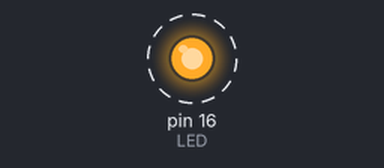
A sketch run on a simulated Arduino Uno, built with avr-gcc and run on an emulated ATmega328P. Shown: output pins drawn as LEDs (lit = HIGH). Dashed ring = blinking.

Above: at 0.05 s.
Timing chart, 0 to 3.0 s (numbered marks = the images above):
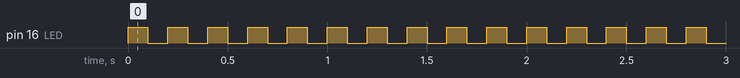

The sketch:

bai3.ino
```cpp
#define LED 16

void setup() {
  pinMode(LED, OUTPUT);
}

void loop() {
  digitalWrite(LED, HIGH);
  delay(100);
  digitalWrite(LED, LOW);
  delay(100);
}
```

Measured:
- by itself, pin 16 (LED): alternates HIGH for 0.10 s and LOW for 0.10 s
